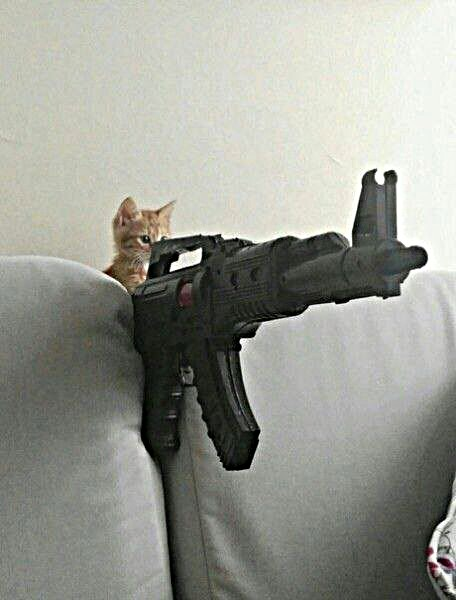
%> input picture lab-4/kot2.jpg, 456 x 600 px
$ octave lab4_gauss_filter.m   (GNU Octave 9; MATLAB toolbox functions it lacks are replaced by stand-ins)
%> lines starting %> are read from the running program, lines starting %| are printed output that depends on the picture
kot=imread("kot2.jpg");
%> kot is the input picture: size 600x456x3 uint8; mean R, G, B 153.6, 155.3, 146.9

subplot(1, 3, 1)
imshow(kot)

R = kot(:, :, 1);
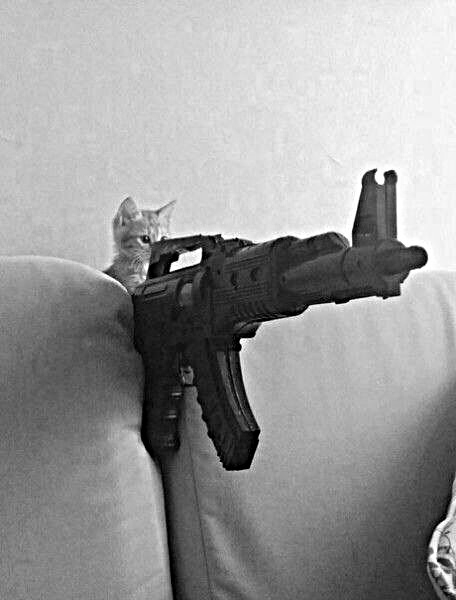
%> R: size 600x456 uint8; min 0, max 255, mean 153.6
G = kot(:, :, 2);
B = kot(:, :, 3);
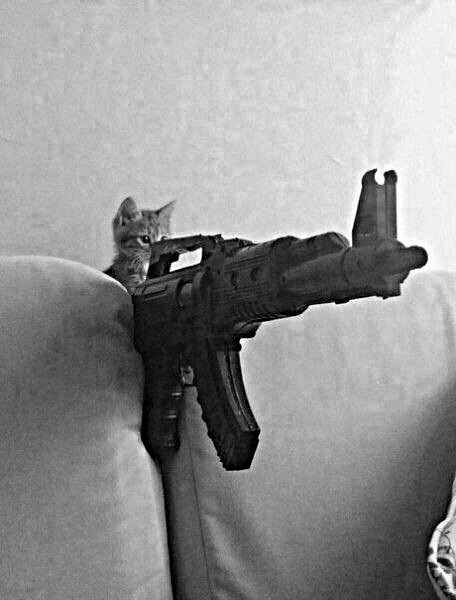
%> B: size 600x456 uint8; min 0, max 255, mean 146.9
sizeF1 = [3, 3];
sizeF2 = [5, 5];

R_filtered_1 = imgaussfilt(R, sizeF1);
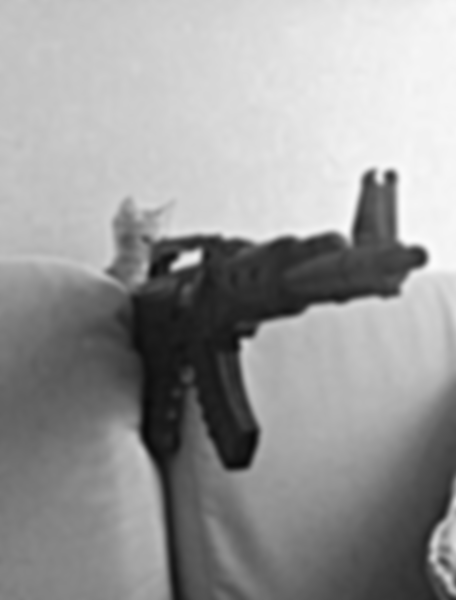
%> R_filtered_1: size 600x456 uint8; min 9, max 252, mean 153.6
G_filtered_1 = imgaussfilt(G, sizeF1);
B_filtered_1 = imgaussfilt(B, sizeF1);

cat_filt_1 = zeros(size(kot), 'uint8');
cat_filt_1(:,:,1) = R_filtered_1;
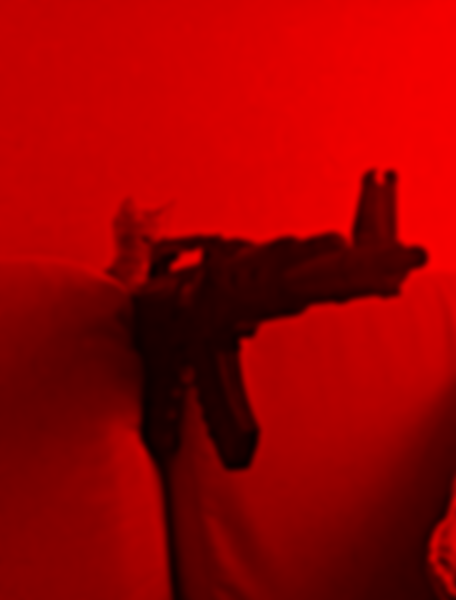
%> cat_filt_1: size 600x456x3 uint8; mean R, G, B 153.6, 0, 0
cat_filt_1(:,:,2) = G_filtered_1;
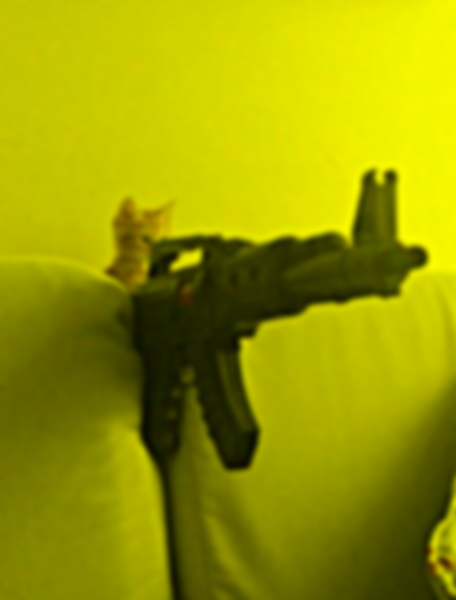
%> cat_filt_1: size 600x456x3 uint8; mean R, G, B 153.6, 155.3, 0
cat_filt_1(:,:,3) = B_filtered_1;

subplot(1, 3, 2)
imshow(cat_filt_1)

R_filtered_2 = imgaussfilt(R, sizeF2);
G_filtered_2 = imgaussfilt(G, sizeF2);
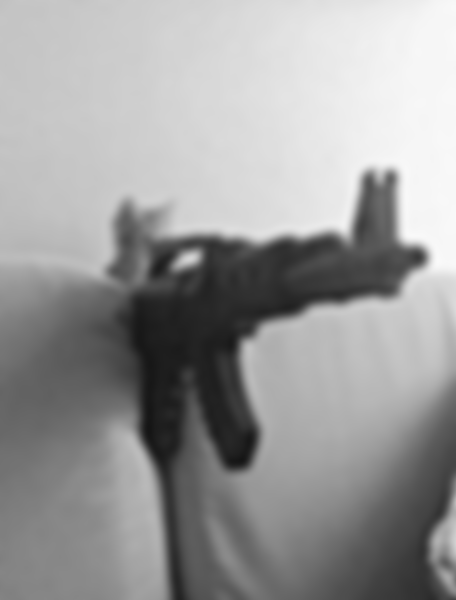
%> G_filtered_2: size 600x456 uint8; min 20, max 250, mean 155.3
B_filtered_2 = imgaussfilt(B, sizeF2);
cat_filt_2 = zeros(size(kot), 'uint8');
cat_filt_2(:,:,1) = R_filtered_2;
cat_filt_2(:,:,2) = G_filtered_2;
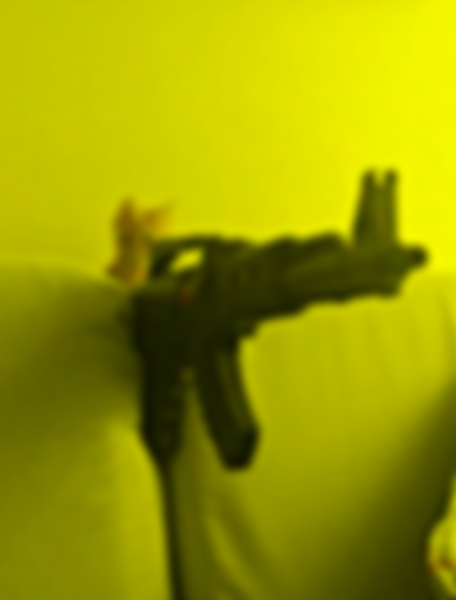
%> cat_filt_2: size 600x456x3 uint8; mean R, G, B 153.6, 155.3, 0; mean of the top-left, top-right, bottom-left and bottom-right quarters 122.6, 132.5, 67.4, 89.4
cat_filt_2(:,:,3) = B_filtered_2;
subplot(1, 3, 3)
imshow(cat_filt_2)

$ run again, with lab-4/kot1.jpg copied over lab-4/kot2.jpg
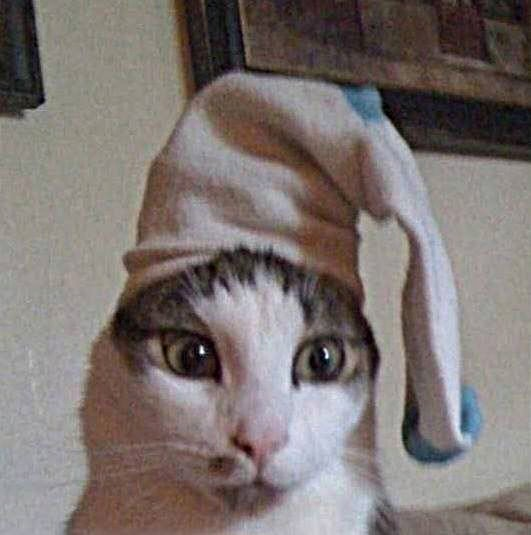
%> input picture lab-4/kot1.jpg, 531 x 535 px
%> kot is the input picture: size 535x531x3 uint8; mean R, G, B 124.3, 115.6, 113.1
%> `cat_filt_1(:,:,2) = G_filtered_1;`:
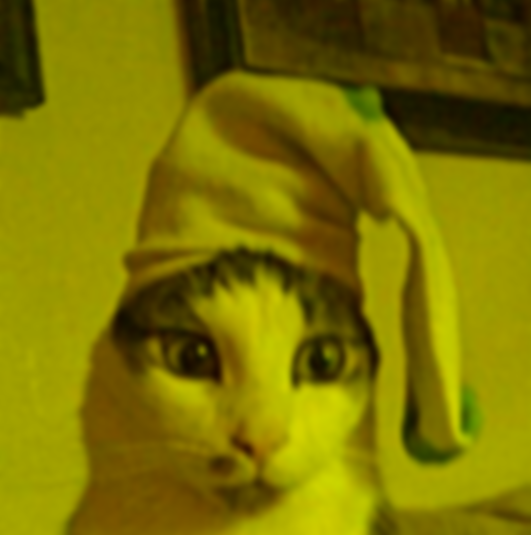
%> cat_filt_1: size 535x531x3 uint8; mean R, G, B 124.3, 115.6, 0
%> `cat_filt_2(:,:,3) = B_filtered_2;`:
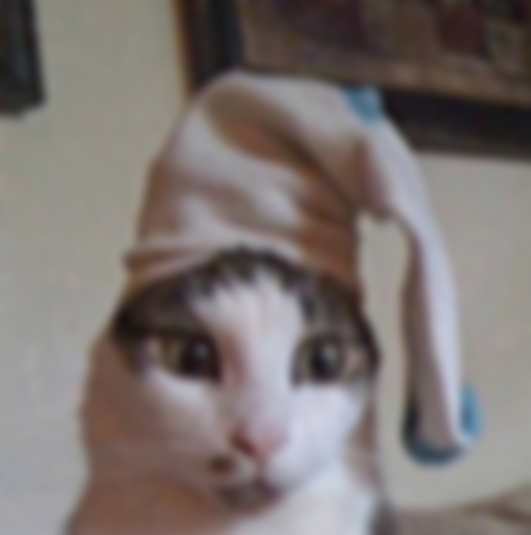
%> cat_filt_2: size 535x531x3 uint8; mean R, G, B 124.3, 115.6, 113.2; mean of the top-left, top-right, bottom-left and bottom-right quarters 117.1, 91.8, 118.8, 143
